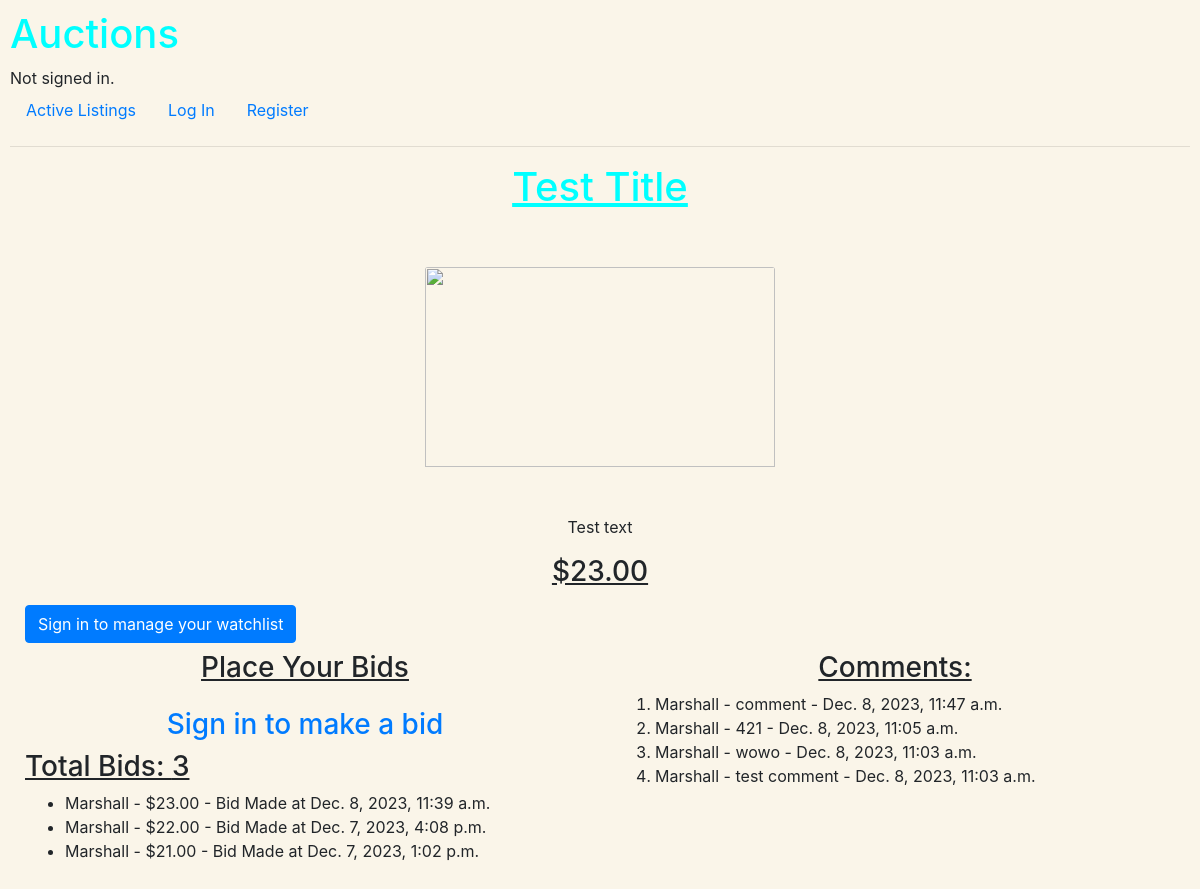
The app's page /listing/1/ with its own data.
### auctions/models.py (models this page shows, shortened)
class Listing(models.Model):
                listing_title = models.CharField(max_length=255)
                listing_description = models.TextField()
                listing_image_url = models.URLField(blank=True, null=True)
                listing_starting_price = models.DecimalField(max_digits=10, decimal_places=2)
                seller = models.ForeignKey(User, on_delete=models.CASCADE)
                listing_category = models.CharField(max_length=255, blank=True, null=True)
                listing_current_price = models.DecimalField(max_digits=10, decimal_places=2, blank=True, null=True, default=0)
                created_at = models.DateTimeField(auto_now_add=True)
                updated_at = models.DateTimeField(auto_now=True)
                watchlisted_users = models.ManyToManyField(User, blank=True, related_name="watchlist")
                winner = models.ForeignKey(User, on_delete=models.SET_NULL, blank=True, null=True, related_name="won_auctions")
                STATUS_CHOICES = [
                    ('active', 'Active'),
                    ('closed', 'Closed'),
                    ('pending', 'Pending'),
                ]
                status = models.CharField(max_length=10, choices=STATUS_CHOICES, default='active')

class Bids(models.Model):
                user = models.ForeignKey(User, on_delete=models.CASCADE)
                listing = models.ForeignKey(Listing, on_delete=models.CASCADE, related_name='bids')
                buyer_bid = models.DecimalField(max_digits=10, decimal_places=2)
                created_at = models.DateTimeField(auto_now_add=True)

class User(AbstractUser):
    pass

class Comments(models.Model):
                user = models.ForeignKey(User, on_delete=models.CASCADE)
                listing = models.ForeignKey(Listing, on_delete=models.CASCADE, related_name='comments')
                comment_contents = models.TextField()
                created_at = models.DateTimeField(auto_now_add=True)

### auctions/views.py (the view)
# urls.py: path('listing/<int:listing_id>/', listing_page, name='listing_page'),
def listing_page(request, listing_id):
    listing = get_object_or_404(Listing, pk=listing_id)
    comments = listing.comments.all()
    bids = listing.bids.all()
    status = listing.status
    winner = listing.winner
    if status == 'closed':
        print(f"status:{status}. Winner is {winner}")
        return render(request,'auctions/closed_listing.html', {'listing':listing, 'comments':comments, 'bids':bids, 'listing_id': listing.id, 'winner': winner})
    else:
        return render(request,'auctions/listing_page.html', {'listing':listing, 'comments':comments, 'bids':bids, 'listing_id': listing.id})

### auctions/templates/auctions/listing_page.html (shortened to what this page needs)
{% extends 'auctions/layout.html' %}
{% block body %}
<div class="container-fluid text-center mx-auto">
  <div class="row">
    <h1 class="col"><u>{{ listing.listing_title }}</u></h1>
  </div>
  <div class="col mt-5 mx-auto text-center content">
    {% if listing.listing_image_url == None %}
      <img src="https://www.freeiconspng.com/uploads/no-image-icon-6.png" style="width: 350px; height: 200px; align-items: center;" class="card-img-top img-fluid" alt="">
    {% else %}
      <img src="{{ listing.listing_image_url }}" style="width: 350px; height: 200px; align-items: center;" class="card-img-top img-fluid" alt="">
    {% endif %}
    <p class="mt-5">{{ listing.listing_description }}</p>
      {% if listing.listing_current_price < listing.listing_starting_price or listing.listing_current_price == None %}
          <h3 class="mt-2"><u>${{ listing.listing_starting_price }}</u></h3>
      {% else %}
          <h3 class="mt-2"><u>${{ listing.listing_current_price }}</u></h3>
      {% endif %}
    </div>
  </div>
  <div class="container-fluid">
    {% if user.is_authenticated %}
        {% if listing in user_watchlist %}
            <p>This listing is already in your watchlist.</p>
        {% else %}
            <form method="post" action="{% url 'watchlist_btn' listing.id %}">
                {% csrf_token %}
                <button type="submit" class="btn btn-primary mt-2">Add to Watchlist</button>
            </form>
        {% endif %}
    {% else %}
        <h3><a class="btn btn-primary mt-2" href="{% url 'login' %}">Sign in to manage your watchlist</a></h3>
    {% endif %}
  </div>
  <div class="container-fluid">
    <div class="row">
      <div class="col">
        <h3 class="text-center mb-4"><u>Place Your Bids</u></h3>
        {% if user.is_authenticated %}
          <form method="post" action="{% url 'place_bid' listing.id %}" class="form-inline">
            {% csrf_token %}
            <label for="id_buyer_bid">Your Bid:</label>
            <input type="number" name="buyer_bid" id="id_buyer_bid" step="0.01" required>
            <small class="form-text text-danger">
                {% if form.buyer_bid.errors %}
                  {{ form.buyer_bid.errors.0 }}
                {% endif %}
            </small>
            <button class="btn btn-primary ml-2" type="submit">Place Bid</button>
          </form>
        {% else %}
          <h3 class="text-center"><a href="{% url 'login' %}">Sign in to make a bid</a></h3>
        {% endif %}
              {% if bids %}
                  <h3><u>Total Bids: {{ bids.count }}</u></h3>
              {% else %}
                  <h3>No Bids Yet</h3>
              {% endif %}
              <ul>
                  {% for bid in bids reversed %}
                      <li>{{ bid.user.username }} - ${{ bid.buyer_bid }} - Bid Made at {{ bid.created_at }}</li>
                  {% endfor %}
              </ul>
    </div>
    <div class="col">
      <h3 class="text-center"><u>Comments:</u></h3>
        <ol type="1">
          {% for comment in comments reversed %}
            <li>{{ comment.user.username }} - {{ comment.comment_contents }} - {{ comment.created_at }}</li>
            {% endfor %}
        </ol>
    </div>
  </div>
</div>
{% endblock %}

### auctions/static/auctions/styles.css (style rules this page uses)
body { padding: 10px; }
h1 { color: aqua; }
.card-img-top { width: 100%; height: 15vw; object-fit: cover; }

### records on screen
Listing: listing_title "Test Title", listing_description "Test text", listing_current_price "23.00"
Bids: user.username "Marshall", buyer_bid "23.00", created_at "Dec. 8, 2023, 11:39 a.m."
Bids: user.username "Marshall", buyer_bid "22.00", created_at "Dec. 7, 2023, 4:08 p.m."
Bids: user.username "Marshall", buyer_bid "21.00", created_at "Dec. 7, 2023, 1:02 p.m."
Comments: user.username "Marshall", comment_contents "comment", created_at "Dec. 8, 2023, 11:47 a.m."
Comments: user.username "Marshall", comment_contents "421", created_at "Dec. 8, 2023, 11:05 a.m."
Comments: user.username "Marshall", comment_contents "wowo", created_at "Dec. 8, 2023, 11:03 a.m."
Comments: user.username "Marshall", comment_contents "test comment", created_at "Dec. 8, 2023, 11:03 a.m."

### other values on screen
{{ bids.count }} "3"
